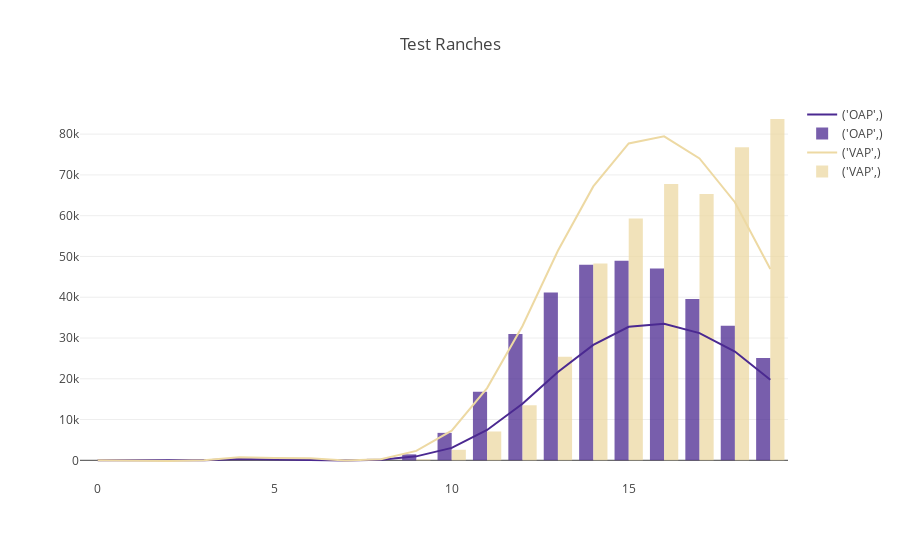
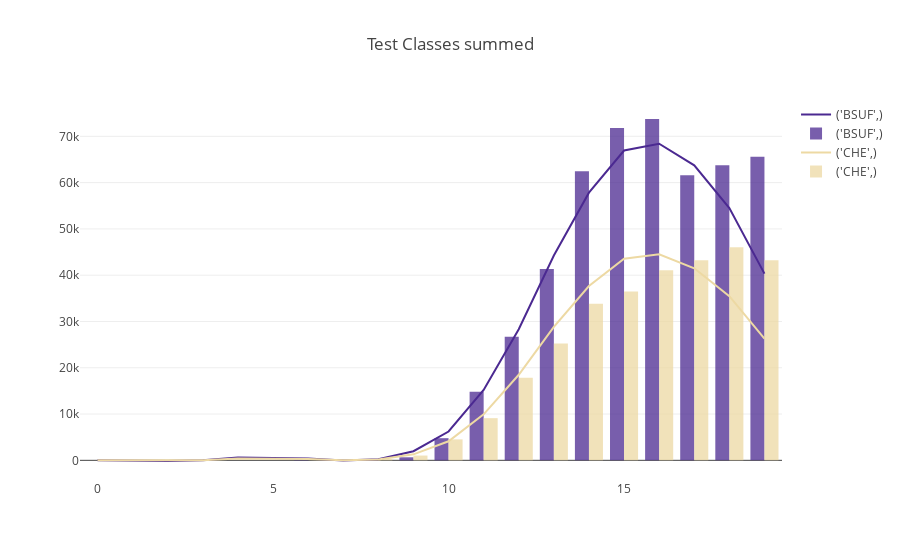
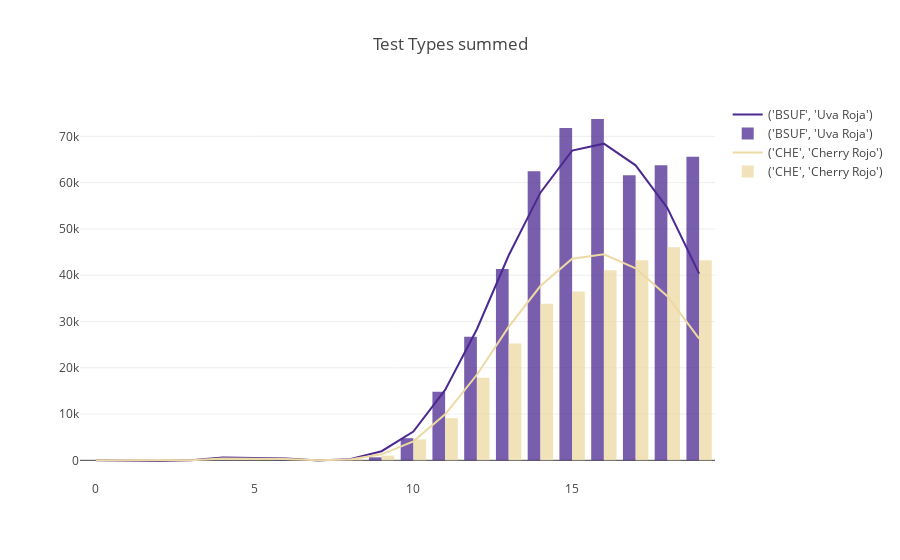
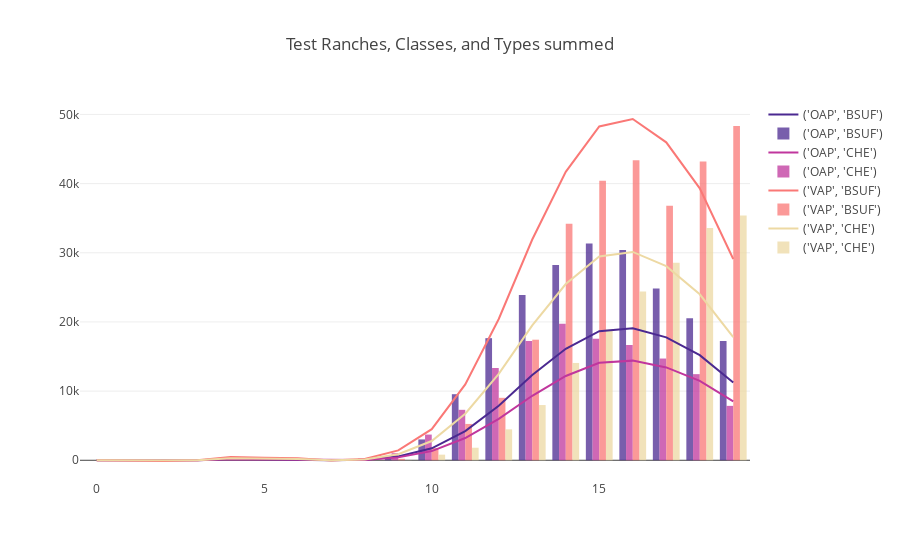

Write notebook code for charts like these, in order.
### Code cell
for fig,summary in zip(figs1,summaries1):
    fig.show()
    display(np.round(summary,2))

### Figure 1 — Plotly figure (JSON) as saved in the notebook; plotly's stock layout.template omitted (floating-point values rounded to 4 significant figures)
{"data": [{"marker": {"color": "rgb(75, 41, 145)"}, "name": "('OAP',)", "type": "scatter", "x": [0, 1, 2, 3, 4, 5, 6, 7, 8, 9, 10, 11, 12, 13, 14, 15, 16, 17, 18, 19], "y": [2.63, -4.848, -70.92, 10.51, 309.0, 243.0, 206.6, -16.45, 129.6, 966.0, 3053.0, 7444.0, 13860.0, 21660.0, 28310.0, 32760.0, 33480.0, 31190.0, 26670.0, 19740.0]}, {"marker": {"color": "rgb(75, 41, 145)"}, "name": "('OAP',)", "opacity": 0.75, "type": "bar", "x": [0, 1, 2, 3, 4, 5, 6, 7, 8, 9, 10, 11, 12, 13, 14, 15, 16, 17, 18, 19], "y": [0.0, 0.0, 0.0, 0.0, 0.0, 0.0, 94.69, 94.69, 362.9, 1465.0, 6730.0, 16850.0, 30990.0, 41140.0, 47980.0, 48930.0, 47050.0, 39540.0, 32980.0, 25110.0]}, {"marker": {"color": "rgb(237, 217, 163)"}, "name": "('VAP',)", "type": "scatter", "x": [0, 1, 2, 3, 4, 5, 6, 7, 8, 9, 10, 11, 12, 13, 14, 15, 16, 17, 18, 19], "y": [9.168, -2.75, -168.8, 35.22, 745.1, 597.7, 503.1, -24.68, 287.3, 2301.0, 7283.0, 17710.0, 32930.0, 51410.0, 67180.0, 77730.0, 79460.0, 74030.0, 63310.0, 46910.0]}, {"marker": {"color": "rgb(237, 217, 163)"}, "name": "('VAP',)", "opacity": 0.75, "type": "bar", "x": [0, 1, 2, 3, 4, 5, 6, 7, 8, 9, 10, 11, 12, 13, 14, 15, 16, 17, 18, 19], "y": [0.0, 0.0, 0.0, 0.0, 0.0, 0.0, 0.0, 0.0, 8.403, 227.6, 2583.0, 7071.0, 13500.0, 25420.0, 48280.0, 59320.0, 67750.0, 65320.0, 76800.0, 83720.0]}], "layout": {"title": {"text": "Test Ranches "}}}

### Figure 2 — Plotly figure (JSON) as saved in the notebook; plotly's stock layout.template omitted (floating-point values rounded to 4 significant figures)
{"data": [{"marker": {"color": "rgb(75, 41, 145)"}, "name": "('BSUF',)", "type": "scatter", "x": [0, 1, 2, 3, 4, 5, 6, 7, 8, 9, 10, 11, 12, 13, 14, 15, 16, 17, 18, 19], "y": [6.51, -3.616, -145.1, 25.46, 634.8, 499.6, 416.5, -32.09, 259.0, 1971.0, 6229.0, 15200.0, 28320.0, 44250.0, 57830.0, 66930.0, 68410.0, 63730.0, 54510.0, 40340.0]}, {"marker": {"color": "rgb(75, 41, 145)"}, "name": "('BSUF',)", "opacity": 0.75, "type": "bar", "x": [0, 1, 2, 3, 4, 5, 6, 7, 8, 9, 10, 11, 12, 13, 14, 15, 16, 17, 18, 19], "y": [0.0, 0.0, 0.0, 0.0, 0.0, 0.0, 94.69, 94.69, 103.1, 655.0, 4783.0, 14810.0, 26680.0, 41320.0, 62450.0, 71780.0, 73750.0, 61610.0, 63730.0, 65570.0]}, {"marker": {"color": "rgb(237, 217, 163)"}, "name": "('CHE',)", "type": "scatter", "x": [0, 1, 2, 3, 4, 5, 6, 7, 8, 9, 10, 11, 12, 13, 14, 15, 16, 17, 18, 19], "y": [5.288, -3.982, -94.58, 20.27, 419.4, 341.1, 293.3, -9.042, 158.0, 1297.0, 4108.0, 9948.0, 18480.0, 28820.0, 37660.0, 43560.0, 44530.0, 41490.0, 35470.0, 26310.0]}, {"marker": {"color": "rgb(237, 217, 163)"}, "name": "('CHE',)", "opacity": 0.75, "type": "bar", "x": [0, 1, 2, 3, 4, 5, 6, 7, 8, 9, 10, 11, 12, 13, 14, 15, 16, 17, 18, 19], "y": [0.0, 0.0, 0.0, 0.0, 0.0, 0.0, 0.0, 0.0, 268.2, 1038.0, 4531.0, 9112.0, 17820.0, 25230.0, 33810.0, 36460.0, 41060.0, 43250.0, 46050.0, 43250.0]}], "layout": {"title": {"text": "Test Classes summed"}}}

### Figure 3 — Plotly figure (JSON) as saved in the notebook; plotly's stock layout.template omitted (floating-point values rounded to 4 significant figures)
{"data": [{"marker": {"color": "rgb(75, 41, 145)"}, "name": "('BSUF', 'Uva Roja')", "type": "scatter", "x": [0, 1, 2, 3, 4, 5, 6, 7, 8, 9, 10, 11, 12, 13, 14, 15, 16, 17, 18, 19], "y": [6.51, -3.616, -145.1, 25.46, 634.8, 499.6, 416.5, -32.09, 259.0, 1971.0, 6229.0, 15200.0, 28320.0, 44250.0, 57830.0, 66930.0, 68410.0, 63730.0, 54510.0, 40340.0]}, {"marker": {"color": "rgb(75, 41, 145)"}, "name": "('BSUF', 'Uva Roja')", "opacity": 0.75, "type": "bar", "x": [0, 1, 2, 3, 4, 5, 6, 7, 8, 9, 10, 11, 12, 13, 14, 15, 16, 17, 18, 19], "y": [0.0, 0.0, 0.0, 0.0, 0.0, 0.0, 94.69, 94.69, 103.1, 655.0, 4783.0, 14810.0, 26680.0, 41320.0, 62450.0, 71780.0, 73750.0, 61610.0, 63730.0, 65570.0]}, {"marker": {"color": "rgb(237, 217, 163)"}, "name": "('CHE', 'Cherry Rojo')", "type": "scatter", "x": [0, 1, 2, 3, 4, 5, 6, 7, 8, 9, 10, 11, 12, 13, 14, 15, 16, 17, 18, 19], "y": [5.288, -3.982, -94.58, 20.27, 419.4, 341.1, 293.3, -9.042, 158.0, 1297.0, 4108.0, 9948.0, 18480.0, 28820.0, 37660.0, 43560.0, 44530.0, 41490.0, 35470.0, 26310.0]}, {"marker": {"color": "rgb(237, 217, 163)"}, "name": "('CHE', 'Cherry Rojo')", "opacity": 0.75, "type": "bar", "x": [0, 1, 2, 3, 4, 5, 6, 7, 8, 9, 10, 11, 12, 13, 14, 15, 16, 17, 18, 19], "y": [0.0, 0.0, 0.0, 0.0, 0.0, 0.0, 0.0, 0.0, 268.2, 1038.0, 4531.0, 9112.0, 17820.0, 25230.0, 33810.0, 36460.0, 41060.0, 43250.0, 46050.0, 43250.0]}], "layout": {"title": {"text": "Test Types summed"}}}

### Figure 4 — Plotly figure (JSON) as saved in the notebook; plotly's stock layout.template omitted (floating-point values rounded to 4 significant figures)
{"data": [{"marker": {"color": "rgb(75, 41, 145)"}, "name": "('OAP', 'BSUF')", "type": "scatter", "x": [0, 1, 2, 3, 4, 5, 6, 7, 8, 9, 10, 11, 12, 13, 14, 15, 16, 17, 18, 19], "y": [1.157, -2.573, -40.45, 4.764, 174.3, 134.2, 112.1, -12.58, 77.0, 547.1, 1726.0, 4227.0, 7884.0, 12330.0, 16120.0, 18670.0, 19070.0, 17770.0, 15200.0, 11230.0]}, {"marker": {"color": "rgb(75, 41, 145)"}, "name": "('OAP', 'BSUF')", "opacity": 0.75, "type": "bar", "x": [0, 1, 2, 3, 4, 5, 6, 7, 8, 9, 10, 11, 12, 13, 14, 15, 16, 17, 18, 19], "y": [0.0, 0.0, 0.0, 0.0, 0.0, 0.0, 94.69, 94.69, 94.69, 442.3, 3015.0, 9551.0, 17650.0, 23890.0, 28240.0, 31350.0, 30390.0, 24830.0, 20530.0, 17240.0]}, {"marker": {"color": "rgb(192, 54, 157)"}, "name": "('OAP', 'CHE')", "type": "scatter", "x": [0, 1, 2, 3, 4, 5, 6, 7, 8, 9, 10, 11, 12, 13, 14, 15, 16, 17, 18, 19], "y": [1.474, -2.276, -30.47, 5.746, 134.8, 108.8, 94.51, -3.869, 52.61, 418.9, 1328.0, 3217.0, 5980.0, 9326.0, 12190.0, 14090.0, 14410.0, 13420.0, 11470.0, 8509.0]}, {"marker": {"color": "rgb(192, 54, 157)"}, "name": "('OAP', 'CHE')", "opacity": 0.75, "type": "bar", "x": [0, 1, 2, 3, 4, 5, 6, 7, 8, 9, 10, 11, 12, 13, 14, 15, 16, 17, 18, 19], "y": [0.0, 0.0, 0.0, 0.0, 0.0, 0.0, 0.0, 0.0, 268.2, 1023.0, 3715.0, 7295.0, 13340.0, 17240.0, 19730.0, 17570.0, 16670.0, 14710.0, 12450.0, 7868.0]}, {"marker": {"color": "rgb(250, 120, 118)"}, "name": "('VAP', 'BSUF')", "type": "scatter", "x": [0, 1, 2, 3, 4, 5, 6, 7, 8, 9, 10, 11, 12, 13, 14, 15, 16, 17, 18, 19], "y": [5.353, -1.043, -104.7, 20.69, 460.5, 365.4, 304.3, -19.51, 182.0, 1424.0, 4503.0, 10980.0, 20430.0, 31920.0, 41710.0, 48270.0, 49340.0, 45970.0, 39310.0, 29110.0]}, {"marker": {"color": "rgb(250, 120, 118)"}, "name": "('VAP', 'BSUF')", "opacity": 0.75, "type": "bar", "x": [0, 1, 2, 3, 4, 5, 6, 7, 8, 9, 10, 11, 12, 13, 14, 15, 16, 17, 18, 19], "y": [0.0, 0.0, 0.0, 0.0, 0.0, 0.0, 0.0, 0.0, 8.403, 212.7, 1768.0, 5254.0, 9029.0, 17430.0, 34210.0, 40430.0, 43360.0, 36780.0, 43210.0, 48330.0]}, {"marker": {"color": "rgb(237, 217, 163)"}, "name": "('VAP', 'CHE')", "type": "scatter", "x": [0, 1, 2, 3, 4, 5, 6, 7, 8, 9, 10, 11, 12, 13, 14, 15, 16, 17, 18, 19], "y": [3.815, -1.706, -64.11, 14.52, 284.6, 232.3, 198.8, -5.173, 105.4, 877.8, 2780.0, 6731.0, 12500.0, 19490.0, 25470.0, 29460.0, 30120.0, 28070.0, 24000.0, 17800.0]}, {"marker": {"color": "rgb(237, 217, 163)"}, "name": "('VAP', 'CHE')", "opacity": 0.75, "type": "bar", "x": [0, 1, 2, 3, 4, 5, 6, 7, 8, 9, 10, 11, 12, 13, 14, 15, 16, 17, 18, 19], "y": [0.0, 0.0, 0.0, 0.0, 0.0, 0.0, 0.0, 0.0, 0.0, 14.96, 815.5, 1816.0, 4473.0, 7986.0, 14070.0, 18890.0, 24390.0, 28540.0, 33600.0, 35380.0]}], "layout": {"title": {"text": "Test Ranches, Classes, and Types summed"}}}
